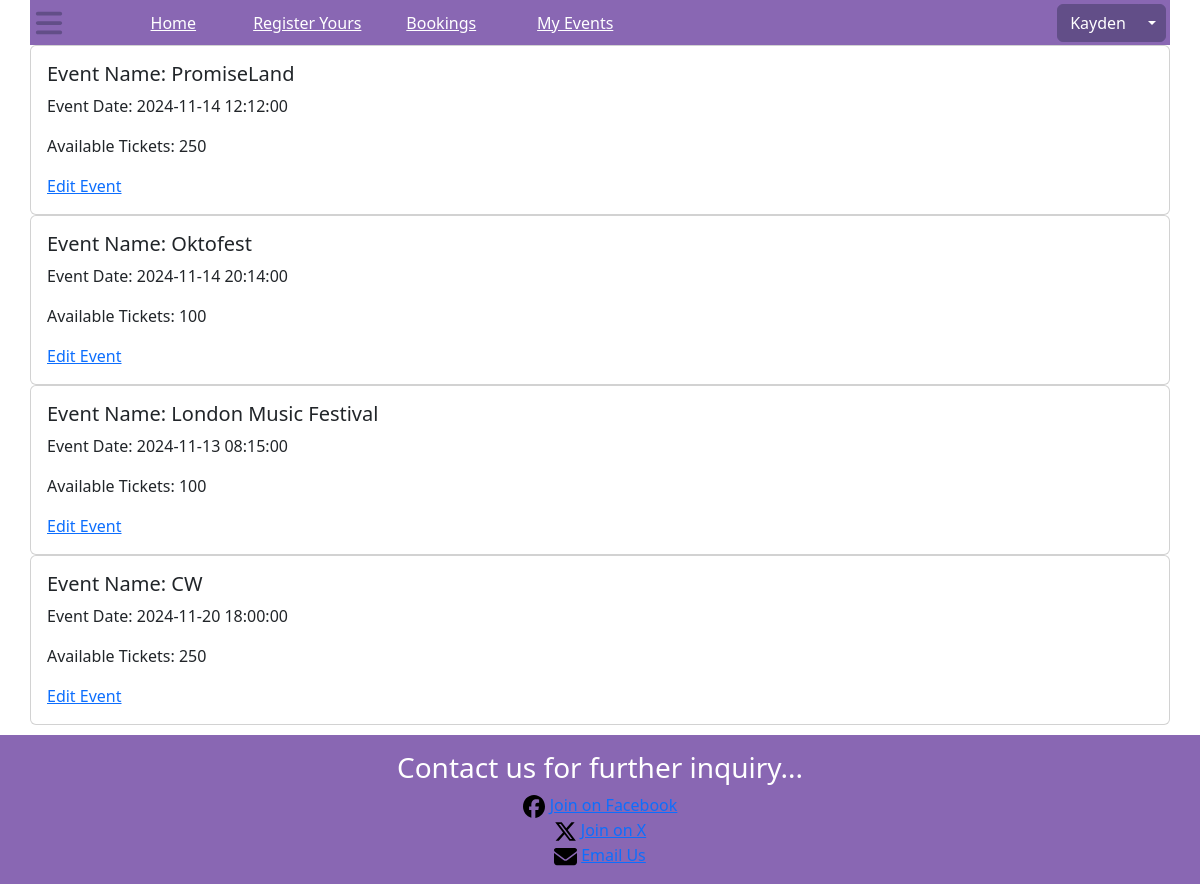
The app's page /my-events (signed in) with its own data.
### website/models.py (models this page shows, shortened)
class User(db.Model, UserMixin):
    __tablename__ = 'users'
    id = db.Column(db.Integer, primary_key=True)
    user_name = db.Column(db.String(150), unique=True, nullable=False)
    email = db.Column(db.String(150), unique=True, nullable=False)
    password = db.Column(db.String(150), nullable=False)
    first_name = db.Column(db.String(150), nullable=False)
    sur_name = db.Column(db.String(150), nullable=False)
    contact_no = db.Column(db.String(150), nullable=False)
    stress_address = db.Column(db.String(200), nullable=False)

class Event(db.Model):
    __tablename__ = 'events'
    id = db.Column(db.Integer, primary_key=True)
    event_name = db.Column(db.String(300), unique=True, nullable=False)
    location = db.Column(db.String(150), unique=False, nullable=False)
    event_date = db.Column(db.DateTime, nullable=False)
    category_id = db.Column(db.Integer, db.ForeignKey('categories.id'), nullable=False)
    status_id = db.Column(db.Integer, db.ForeignKey('statuses.id'), nullable=False)
    start_from = db.Column(db.Time, nullable=False)
    end_to = db.Column(db.Time, nullable=False)
    description = db.Column(db.String(300), unique=False, nullable=False)
    image_path = db.Column(db.String(500), unique=False, nullable=False)
    no_of_tickets = db.Column(db.Integer, nullable=False)
    owner_id = db.Column(db.Integer, db.ForeignKey('users.id'), nullable=False)
    status = db.relationship('Status', backref='events')
    category = db.relationship('Category', backref='events')
    owner = db.relationship('User', backref='events')

### website/views.py (the view)
@main_bp.route('/my-events')
@login_required
def getMyEvents():
    user = current_user
    events = Event.query.filter_by(owner_id = user.id).all()
    return render_template('my_events.html', events=events, user=user)

### website/templates/my_events.html (shortened to what this page needs)
{% extends "base.html" %}
{% block styles %}
<link rel="stylesheet" href="{{ url_for('static', filename='style/event.css') }}">
{% endblock %}
{% block content %}
<div class="container">
    <div class="event">
        <div class="event-body">
            {% for event in events %}
            <div class="row">
                <div class="">
                  <div class="card">
                    <div class="card-body">
                        <h5 class="card-title">Event Name:  {{event.event_name}}</h5>
                        <p class="card-text">Event Date:  {{event.event_date}}</p>
                        <p class="card-text">Available Tickets: {{event.no_of_tickets}}</p>
                        <a href="/event/{{event.id}}/edit">Edit Event</a>
                    </div>
                  </div>
                </div>
            </div>
            {% endfor %}
        </div>
    </div>
</div>
{% endblock %}

### website/templates/base.html (shortened to what this page needs)
<html>
<head>
    <link href="https://cdn.jsdelivr.net/npm/bootstrap@5.3.2/dist/css/bootstrap.min.css" rel="stylesheet">
    <link rel="stylesheet" href="{{ url_for('static', filename='style/base.css') }}">
    {% block styles %}
    {% endblock %}
</head>
<body>
    <header>
        <nav>
            <div class="container nav-bar p-1 z-3">
                <div class="row align-items-center">
                  <div class="col-1">
                    <img class="menu" src= "{{ url_for('static', filename='img/bars-solid.svg') }}" alt="menu..">
                  </div>
                  <div class="col nav text-center">
                    <div class="row">
                      <div class="col p-0">
                        <a class="link" href="/">Home</a>
                      </div>
                      <div class="col p-0">
                        {% if user and user.is_authenticated %}
                        <a class="link" href='/register-event'>Register Yours</a>
                        {% else %}
                        <a class="link" href='/login'>Login to register event</a>
                        {% endif %}
                      </div>
                      <div class="col p-0">
                        <a class="link" href="/orders">Bookings</a>
                      </div>
                      <div class="col p-0">
                        <a class="link" href="/my-events">My Events</a>
                      </div>
                    </div>
                  </div>
                  <div class="col white text-end">
                    <div class="btn-group">
                      <button type="button" class="btn btn-primary">{{ user.user_name if user and user.is_authenticated else 'Guest User' }}</button>
                      <button type="button" class="btn btn-primary dropdown-toggle dropdown-toggle-split" data-bs-toggle="dropdown" aria-expanded="false">
                      </button>
                    </div>
                  </div>
                </div>
            </div>
        </nav>
    </header>
    <main>
    {% block content %}
    {% endblock %}
    </main>
    <footer class="footer">
        <div class="container text-center">
            <p class="h3">Contact us for further inquiry...</p>
            <div>
              <img class="" src="static/img/fb-solid.svg" width="2%">
              <a href="www.facebook.com/festbook">Join on Facebook</a>
            </div>
            <div>
              <img class="" src="static/img/x-solid.svg" width="2%">
              <a href="www.twitter.com/festbook">Join on X</a>
            </div>
            <div>
              <img class="" src="static/img/mail-solid.svg" width="2%">
              <a href="mailto:front@festbook.org">Email Us</a>
            </div>
        </div>
    </footer>
</body>
</html>

### website/static/style/base.css (style rules this page uses)
.menu { width: 30px; height: 30px; }
.nav-bar { height: 45px; background: #8967B3 ; padding: 3px; position: sticky; top: 0; }
.white { color: #FFFFFF }
.container { padding: 0px; }
.btn-primary { color: #FFFF; background: #624E88; border-color: #624E88; }
.nav { display: none; color: #FFFFFF; }
.link { color: #FFFFFF; }
.footer { color:#FFFFFF; background: #8967B3; margin-top: 10px; margin-bottom: 5px; padding: 1em; }
@media (min-width: 768px) { .nav { display: inline; } }

### records on screen
User: user_name "Kayden"
Event: event_name "PromiseLand", event_date "2024-11-14 12:12:00", no_of_tickets "250"
Event: event_name "Oktofest", event_date "2024-11-14 20:14:00", no_of_tickets "100"
Event: event_name "London Music Festival", event_date "2024-11-13 08:15:00", no_of_tickets "100"
Event: event_name "CW", event_date "2024-11-20 18:00:00", no_of_tickets "250"
